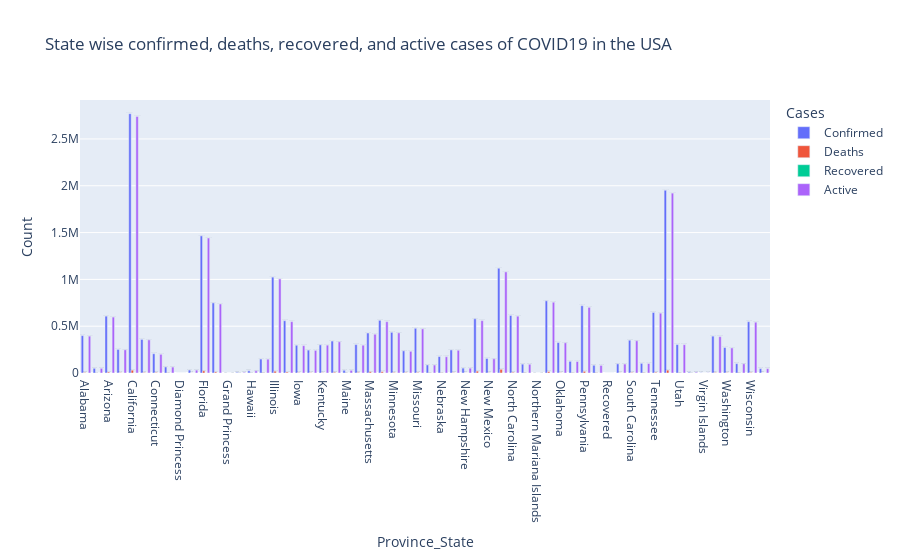

Notebook source saved alongside this figure:
### Code cell
us_data = covid_data[(covid_data['Country_Region'] == 'US')]
us_data['Active'] = us_data['Confirmed'] - us_data['Deaths'] - us_data['Recovered']
us_states = us_data.groupby('Province_State')['Confirmed', 'Deaths', 'Recovered', 'Active'].sum().reset_index()
us_states_combined = pd.melt(us_states, id_vars='Province_State', value_vars=['Confirmed', 'Deaths', 'Recovered', 'Active'], value_name='Count', var_name='Cases')

px.bar(data_frame=us_states_combined, x='Province_State', y='Count', title='State wise confirmed, deaths, recovered, and active cases of COVID19 in the USA', text='Count', barmode='group', color='Cases')

### Figure 1 — Plotly figure (JSON) as saved in the notebook; plotly's stock layout.template omitted (floating-point values rounded to 4 significant figures)
{"data": [{"alignmentgroup": "True", "hovertemplate": "Cases=Confirmed<br>Province_State=%{x}<br>Count=%{text}<extra></extra>", "legendgroup": "Confirmed", "marker": {"color": "#636efa", "pattern": {"shape": ""}}, "name": "Confirmed", "offsetgroup": "Confirmed", "orientation": "v", "showlegend": true, "text": [399150, 49979, 607345, 251746, 2770361, 358947, 205994, 64475, 49, 31457, 1464697, 748852, 103, 7399, 23897, 149235, 1024039, 558560, 296171, 244583, 300397, 341431, 29019, 303364, 427135, 562553, 434413, 236868, 477617, 86102, 175620, 246309, 52371, 579250, 154954, 1119284, 614355, 94558, 125, 770977, 325277, 124476, 718913, 82630, 0, 97614, 350084, 102901, 646450, 1951915, 303723, 8790, 2143, 393715, 271595, 99778, 548134, 46719], "textposition": "auto", "type": "bar", "x": ["Alabama", "Alaska", "Arizona", "Arkansas", "California", "Colorado", "Connecticut", "Delaware", "Diamond Princess", "District of Columbia", "Florida", "Georgia", "Grand Princess", "Guam", "Hawaii", "Idaho", "Illinois", "Indiana", "Iowa", "Kansas", "Kentucky", "Louisiana", "Maine", "Maryland", "Massachusetts", "Michigan", "Minnesota", "Mississippi", "Missouri", "Montana", "Nebraska", "Nevada", "New Hampshire", "New Jersey", "New Mexico", "New York", "North Carolina", "North Dakota", "Northern Mariana Islands", "Ohio", "Oklahoma", "Oregon", "Pennsylvania", "Puerto Rico", "Recovered", "Rhode Island", "South Carolina", "South Dakota", "Tennessee", "Texas", "Utah", "Vermont", "Virgin Islands", "Virginia", "Washington", "West Virginia", "Wisconsin", "Wyoming"], "xaxis": "x", "y": [399150, 49979, 607345, 251746, 2770361, 358947, 205994, 64475, 49, 31457, 1464697, 748852, 103, 7399, 23897, 149235, 1024039, 558560, 296171, 244583, 300397, 341431, 29019, 303364, 427135, 562553, 434413, 236868, 477617, 86102, 175620, 246309, 52371, 579250, 154954, 1119284, 614355, 94558, 125, 770977, 325277, 124476, 718913, 82630, 0, 97614, 350084, 102901, 646450, 1951915, 303723, 8790, 2143, 393715, 271595, 99778, 548134, 46719], "yaxis": "y"}, {"alignmentgroup": "True", "hovertemplate": "Cases=Deaths<br>Province_State=%{x}<br>Count=%{text}<extra></extra>", "legendgroup": "Deaths", "marker": {"color": "#EF553B", "pattern": {"shape": ""}}, "name": "Deaths", "offsetgroup": "Deaths", "orientation": "v", "showlegend": true, "text": [5299, 224, 10036, 4010, 29732, 5190, 6324, 1128, 0, 813, 22804, 11457, 3, 124, 308, 1528, 19210, 10089, 4127, 3164, 2876, 7833, 432, 6246, 13074, 14145, 5731, 5146, 6173, 1054, 1737, 3450, 862, 19854, 2732, 39288, 7425, 1360, 2, 14894, 2738, 1603, 17710, 1616, 0, 2062, 5758, 1570, 7704, 30313, 1390, 156, 24, 5381, 3698, 1570, 5567, 489], "textposition": "auto", "type": "bar", "x": ["Alabama", "Alaska", "Arizona", "Arkansas", "California", "Colorado", "Connecticut", "Delaware", "Diamond Princess", "District of Columbia", "Florida", "Georgia", "Grand Princess", "Guam", "Hawaii", "Idaho", "Illinois", "Indiana", "Iowa", "Kansas", "Kentucky", "Louisiana", "Maine", "Maryland", "Massachusetts", "Michigan", "Minnesota", "Mississippi", "Missouri", "Montana", "Nebraska", "Nevada", "New Hampshire", "New Jersey", "New Mexico", "New York", "North Carolina", "North Dakota", "Northern Mariana Islands", "Ohio", "Oklahoma", "Oregon", "Pennsylvania", "Puerto Rico", "Recovered", "Rhode Island", "South Carolina", "South Dakota", "Tennessee", "Texas", "Utah", "Vermont", "Virgin Islands", "Virginia", "Washington", "West Virginia", "Wisconsin", "Wyoming"], "xaxis": "x", "y": [5299, 224, 10036, 4010, 29732, 5190, 6324, 1128, 0, 813, 22804, 11457, 3, 124, 308, 1528, 19210, 10089, 4127, 3164, 2876, 7833, 432, 6246, 13074, 14145, 5731, 5146, 6173, 1054, 1737, 3450, 862, 19854, 2732, 39288, 7425, 1360, 2, 14894, 2738, 1603, 17710, 1616, 0, 2062, 5758, 1570, 7704, 30313, 1390, 156, 24, 5381, 3698, 1570, 5567, 489], "yaxis": "y"}, {"alignmentgroup": "True", "hovertemplate": "Cases=Recovered<br>Province_State=%{x}<br>Count=%{text}<extra></extra>", "legendgroup": "Recovered", "marker": {"color": "#00cc96", "pattern": {"shape": ""}}, "name": "Recovered", "offsetgroup": "Recovered", "orientation": "v", "showlegend": true, "text": [0, 0, 0, 0, 0, 0, 0, 0, 0, 0, 0, 0, 0, 0, 0, 0, 0, 0, 0, 0, 0, 0, 0, 0, 0, 0, 0, 0, 0, 0, 0, 0, 0, 0, 0, 0, 0, 0, 0, 0, 0, 0, 0, 0, 0, 0, 0, 0, 0, 0, 0, 0, 0, 0, 0, 0, 0, 0], "textposition": "auto", "type": "bar", "x": ["Alabama", "Alaska", "Arizona", "Arkansas", "California", "Colorado", "Connecticut", "Delaware", "Diamond Princess", "District of Columbia", "Florida", "Georgia", "Grand Princess", "Guam", "Hawaii", "Idaho", "Illinois", "Indiana", "Iowa", "Kansas", "Kentucky", "Louisiana", "Maine", "Maryland", "Massachusetts", "Michigan", "Minnesota", "Mississippi", "Missouri", "Montana", "Nebraska", "Nevada", "New Hampshire", "New Jersey", "New Mexico", "New York", "North Carolina", "North Dakota", "Northern Mariana Islands", "Ohio", "Oklahoma", "Oregon", "Pennsylvania", "Puerto Rico", "Recovered", "Rhode Island", "South Carolina", "South Dakota", "Tennessee", "Texas", "Utah", "Vermont", "Virgin Islands", "Virginia", "Washington", "West Virginia", "Wisconsin", "Wyoming"], "xaxis": "x", "y": [0, 0, 0, 0, 0, 0, 0, 0, 0, 0, 0, 0, 0, 0, 0, 0, 0, 0, 0, 0, 0, 0, 0, 0, 0, 0, 0, 0, 0, 0, 0, 0, 0, 0, 0, 0, 0, 0, 0, 0, 0, 0, 0, 0, 0, 0, 0, 0, 0, 0, 0, 0, 0, 0, 0, 0, 0, 0], "yaxis": "y"}, {"alignmentgroup": "True", "hovertemplate": "Cases=Active<br>Province_State=%{x}<br>Count=%{text}<extra></extra>", "legendgroup": "Active", "marker": {"color": "#ab63fa", "pattern": {"shape": ""}}, "name": "Active", "offsetgroup": "Active", "orientation": "v", "showlegend": true, "text": [393851, 49755, 597309, 247736, 2740629, 353757, 199670, 63347, 49, 30644, 1441893, 737395, 100, 7275, 23589, 147707, 1004829, 548471, 292044, 241419, 297521, 333598, 28587, 297118, 414061, 548408, 428682, 231722, 471444, 85048, 173883, 242859, 51509, 559396, 152222, 1079996, 606930, 93198, 123, 756083, 322539, 122873, 701203, 81014, 0, 95552, 344326, 101331, 638746, 1921602, 302333, 8634, 2119, 388334, 267897, 98208, 542567, 46230], "textposition": "auto", "type": "bar", "x": ["Alabama", "Alaska", "Arizona", "Arkansas", "California", "Colorado", "Connecticut", "Delaware", "Diamond Princess", "District of Columbia", "Florida", "Georgia", "Grand Princess", "Guam", "Hawaii", "Idaho", "Illinois", "Indiana", "Iowa", "Kansas", "Kentucky", "Louisiana", "Maine", "Maryland", "Massachusetts", "Michigan", "Minnesota", "Mississippi", "Missouri", "Montana", "Nebraska", "Nevada", "New Hampshire", "New Jersey", "New Mexico", "New York", "North Carolina", "North Dakota", "Northern Mariana Islands", "Ohio", "Oklahoma", "Oregon", "Pennsylvania", "Puerto Rico", "Recovered", "Rhode Island", "South Carolina", "South Dakota", "Tennessee", "Texas", "Utah", "Vermont", "Virgin Islands", "Virginia", "Washington", "West Virginia", "Wisconsin", "Wyoming"], "xaxis": "x", "y": [393851, 49755, 597309, 247736, 2740629, 353757, 199670, 63347, 49, 30644, 1441893, 737395, 100, 7275, 23589, 147707, 1004829, 548471, 292044, 241419, 297521, 333598, 28587, 297118, 414061, 548408, 428682, 231722, 471444, 85048, 173883, 242859, 51509, 559396, 152222, 1079996, 606930, 93198, 123, 756083, 322539, 122873, 701203, 81014, 0, 95552, 344326, 101331, 638746, 1921602, 302333, 8634, 2119, 388334, 267897, 98208, 542567, 46230], "yaxis": "y"}], "layout": {"barmode": "group", "legend": {"title": {"text": "Cases"}, "tracegroupgap": 0}, "title": {"text": "State wise confirmed, deaths, recovered, and active cases of COVID19 in the USA"}, "xaxis": {"anchor": "y", "domain": [0, 1], "title": {"text": "Province_State"}}, "yaxis": {"anchor": "x", "domain": [0, 1], "title": {"text": "Count"}}}}
